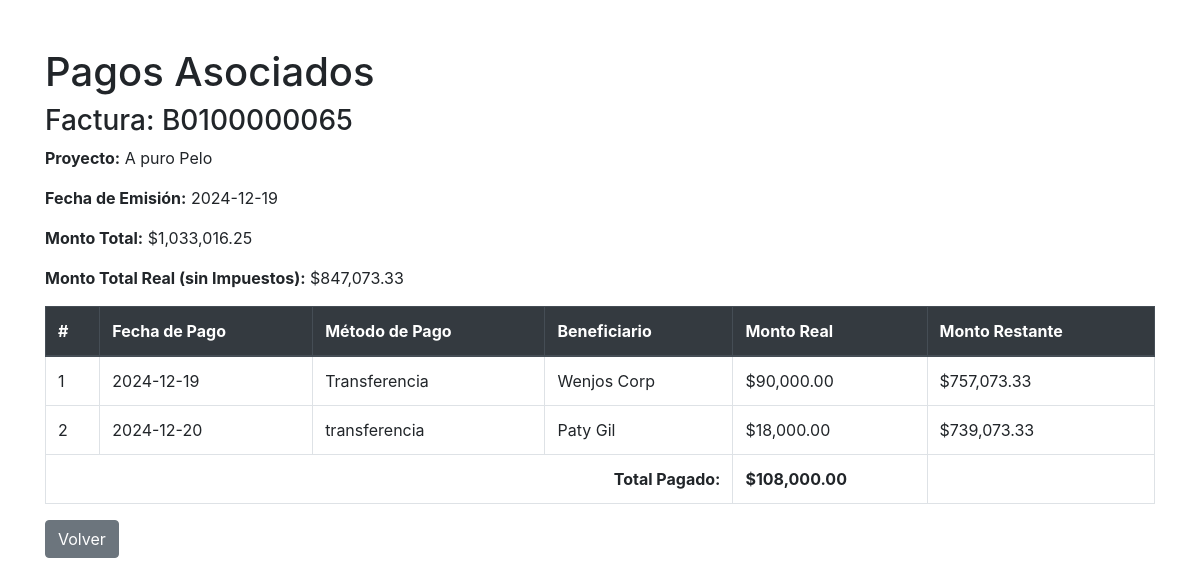
Page /ver_pagos_factura.php?id=8 on the committed database.
### tables this page shows
CREATE TABLE IF NOT EXISTS `facturas` (
  `id` int NOT NULL AUTO_INCREMENT,
  `presupuesto_id` int NOT NULL,
  `cliente_id` int NOT NULL,
  `numero_factura` varchar(20) NOT NULL,
  `fecha_emision` date NOT NULL,
  `estado` enum('pagada','pendiente') DEFAULT 'pendiente',
  `total` decimal(10,2) NOT NULL,
  PRIMARY KEY (`id`),
  UNIQUE KEY `numero_factura` (`numero_factura`),
  KEY `presupuesto_id` (`presupuesto_id`),
  KEY `cliente_id` (`cliente_id`),
  CONSTRAINT `facturas_ibfk_1` FOREIGN KEY (`presupuesto_id`) REFERENCES `presupuesto` (`id`) ON DELETE CASCADE,
  CONSTRAINT `facturas_ibfk_2` FOREIGN KEY (`cliente_id`) REFERENCES `clientes` (`id`) ON DELETE CASCADE
);

CREATE TABLE IF NOT EXISTS `presupuesto` (
  `id` int NOT NULL AUTO_INCREMENT,
  `client_id` int NOT NULL,
  `project_name` varchar(255) NOT NULL,
  `creation_date` date NOT NULL,
  `global_total` decimal(25,0) NOT NULL,
  `imprevisto` decimal(11,2) DEFAULT NULL,
  `impuesto` decimal(11,2) DEFAULT NULL,
  `total_presupuestado` decimal(10,2) NOT NULL DEFAULT '0.00',
  `due_date` date NOT NULL,
  PRIMARY KEY (`id`),
  KEY `client_id` (`client_id`),
  CONSTRAINT `presupuesto_ibfk_1` FOREIGN KEY (`client_id`) REFERENCES `clientes` (`id`) ON DELETE CASCADE
);

CREATE TABLE IF NOT EXISTS `pagos` (
  `id` int NOT NULL AUTO_INCREMENT,
  `factura_id` int NOT NULL,
  `monto` decimal(10,2) NOT NULL,
  `monto_real` decimal(10,2) NOT NULL,
  `fecha_pago` date NOT NULL,
  `metodo_pago` varchar(50) DEFAULT NULL,
  `a_quien_dirigida` varchar(255) NOT NULL,
  `beneficiario` varchar(255) NOT NULL,
  `cedula_beneficiario` varchar(20) NOT NULL,
  `concepto` varchar(255) NOT NULL,
  `condicion_comercial` enum('Persona Física','Simplificado','Informal') NOT NULL,
  `factura_beneficiario` varchar(255) DEFAULT NULL,
  PRIMARY KEY (`id`),
  KEY `factura_id` (`factura_id`),
  CONSTRAINT `pagos_ibfk_1` FOREIGN KEY (`factura_id`) REFERENCES `facturas` (`id`) ON DELETE CASCADE
);

### includes/database.php (called while the page is built, shortened)
<?php
class MySqli_DB {
    private $con;
    public function db_connect() {
        $this->con = mysqli_connect(DB_HOST, DB_USER, DB_PASS, DB_NAME);
    }
    public function prepare($sql) {
        return $this->con->prepare($sql);
    }
}
$db = new MySqli_DB();
?>

### ver_pagos_factura.php (the view, shortened to what this page needs)
<?php
require_once 'includes/load.php';
$factura_id = (int)$_GET['id'];
$query_factura = "
    SELECT f.numero_factura, f.fecha_emision, f.total, p.project_name
    FROM facturas f
    JOIN presupuesto p ON f.presupuesto_id = p.id
    WHERE f.id = ?
";
$stmt_factura = $db->prepare($query_factura);
$stmt_factura->bind_param("i", $factura_id);
$stmt_factura->execute();
$result_factura = $stmt_factura->get_result();
$factura = $result_factura->fetch_assoc();
$itbis = $factura['total'] * 0.18;
$total_real = $factura['total'] - $itbis;
$query_pagos = "
    SELECT p.fecha_pago, p.monto, p.metodo_pago, p.beneficiario, p.monto_real
    FROM pagos p
    WHERE p.factura_id = ?
    ORDER BY p.fecha_pago ASC
";
$stmt_pagos = $db->prepare($query_pagos);
$stmt_pagos->bind_param("i", $factura_id);
$stmt_pagos->execute();
$result_pagos = $stmt_pagos->get_result();
?>
<!DOCTYPE html>
<html lang="es">
<head>
    <link rel="stylesheet" href="https://maxcdn.bootstrapcdn.com/bootstrap/4.5.2/css/bootstrap.min.css">
</head>
<body>
<div class="container mt-5">
    <h1>Pagos Asociados</h1>
    <h3>Factura: <?php echo htmlspecialchars($factura['numero_factura']); ?></h3>
    <p><strong>Proyecto:</strong> <?php echo htmlspecialchars($factura['project_name']); ?></p>
    <p><strong>Fecha de Emisión:</strong> <?php echo htmlspecialchars($factura['fecha_emision']); ?></p>
    <p><strong>Monto Total:</strong> $<?php echo number_format($factura['total'], 2); ?></p>
    <p><strong>Monto Total Real (sin Impuestos):</strong> $<?php echo number_format($total_real, 2); ?></p>
    <table class="table table-bordered">
        <thead class="thead-dark">
            <tr>
                <th>#</th>
                <th>Fecha de Pago</th>
                <th>Método de Pago</th>
                <th>Beneficiario</th>
                <th>Monto Real</th>
                <th>Monto Restante</th>
            </tr>
        </thead>
        <tbody>
            <?php
            $total_pagado = 0;
            $contador = 1;
            while ($pago = $result_pagos->fetch_assoc()):
                $total_pagado += $pago['monto_real'];
                $total_restante = $total_real - $total_pagado;
            ?>
                <tr>
                    <td><?php echo $contador++; ?></td>
                    <td><?php echo htmlspecialchars($pago['fecha_pago']); ?></td>
                    <td><?php echo htmlspecialchars($pago['metodo_pago']); ?></td>
                    <td><?php echo htmlspecialchars($pago['beneficiario']); ?></td>
                    <td>$<?php echo number_format($pago['monto_real'], 2); ?></td>
                    <td>$<?php echo number_format($total_restante, 2); ?></td>
                </tr>
            <?php endwhile; ?>
        </tbody>
        <tfoot>
            <tr>
                <th colspan="4" class="text-right">Total Pagado:</th>
                <th>$<?php echo number_format($total_pagado, 2); ?></th>
            </tr>
        </tfoot>
    </table>
    <a href="index_costos.php" class="btn btn-secondary">Volver</a>
</div>
</body>
</html>

### rows in the picture
facturas: numero_factura "B0100000065", presupuesto.project_name "A puro Pelo", fecha_emision "2024-12-19", total "1,033,016.25", total "847,073.33"
pagos: fecha_pago "2024-12-19", metodo_pago "Transferencia", beneficiario "Wenjos Corp", monto_real "90,000.00", factura.total "757,073.33"
pagos: fecha_pago "2024-12-20", metodo_pago "transferencia", beneficiario "Paty Gil", monto_real "18,000.00", factura.total "739,073.33"

### other values in the picture
$total_pagado "108,000.00"
